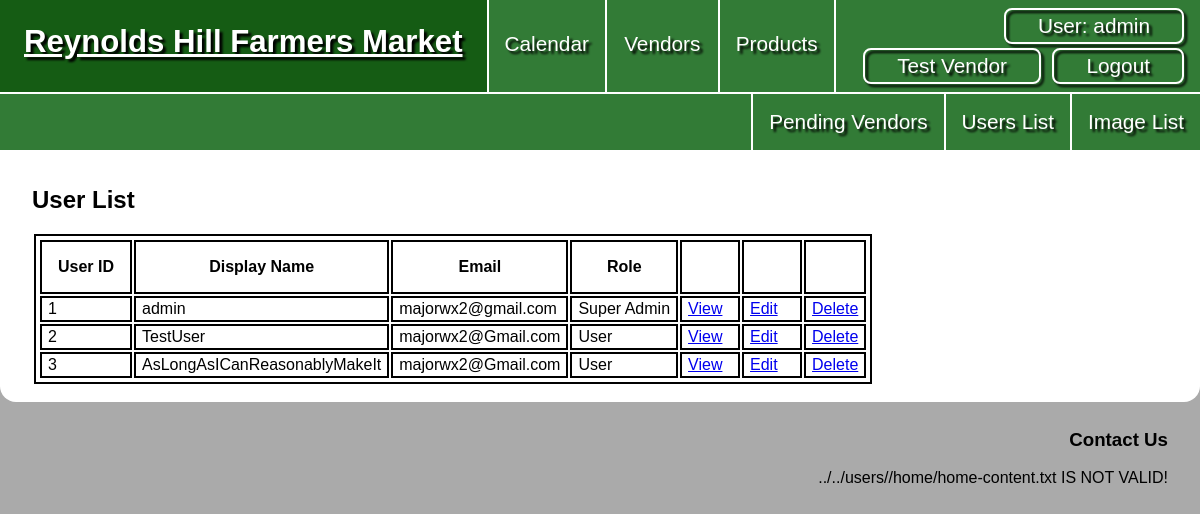
Page /users/list.php (signed in) on the earlier database version.
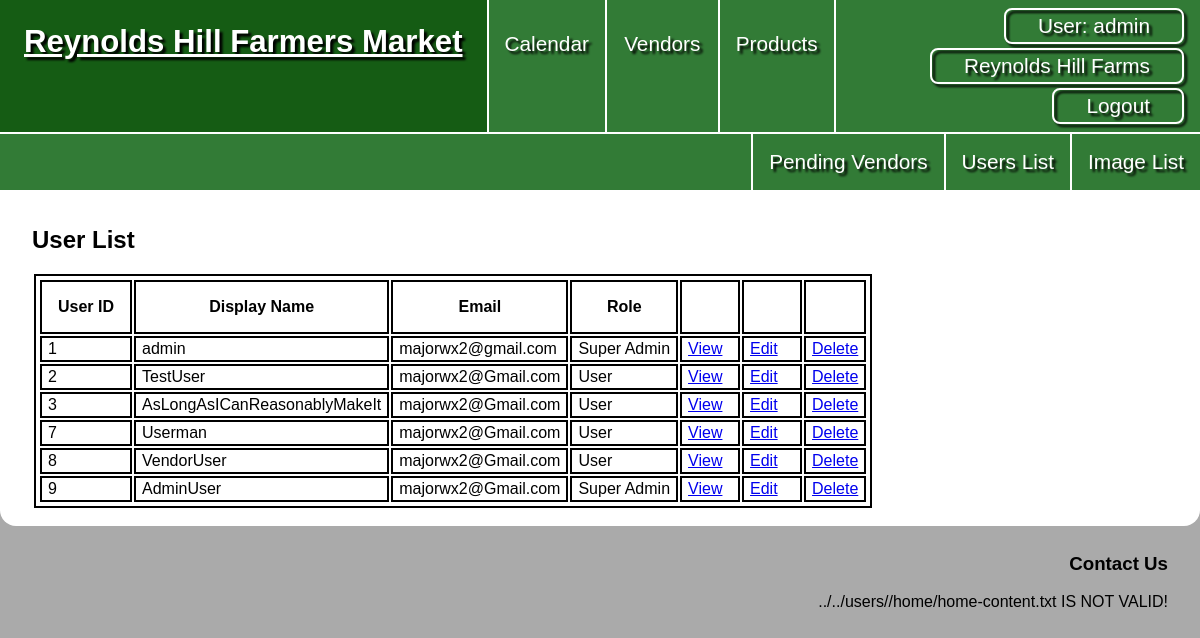
Same page on the later database version.
### tables this page shows
CREATE TABLE `users` (
  `user_id` int NOT NULL,
  `display_name` varchar(30) NOT NULL,
  `hashed_password` varchar(255) NOT NULL,
  `email` varchar(50) NOT NULL,
  `role` char(1) NOT NULL
);

### private/functions.php (called while the page is built, shortened)
<?php
function url_for($script_path) {
  return WWW_ROOT . $script_path;
}
?>

### private/initialize.php (called while the page is built, shortened)
<?php
  require_once('functions.php');
  require_once('classes/Session.class.php');
  require_once('classes/DatabaseObject.class.php');
  require_once('classes/User.class.php');
  $session = new Session;
?>

### private/classes/Session.class.php (called while the page is built, shortened)
<?php
class Session
{
  private $user_id;
  private $last_login;
  public $active_vendor_id;
  public function is_logged_in() {
    return isset($this->user_id) && $this->last_login_is_recent();
  }
  public function has_vendor() {
    return isset($this->active_vendor_id);
  }
  private function check_stored_login() {
    if (isset($_SESSION['user_id'])) {
      $this->user_id = $_SESSION['user_id'];
      $this->display_name = $_SESSION['display_name'];
      $this->last_login = $_SESSION['last_login'];
      $this->active_vendor_id = $_SESSION['active_vendor_id'];
      $this->active_vendor_name = $_SESSION['active_vendor_name'];
      $this->is_pending = $_SESSION['is_pending'];
    }
  }
  private function last_login_is_recent() {
    if (!isset($this->last_login)) {
      return false;
    } else if (($this->last_login + self::MAX_LOGIN_AGE) < time()) {
      return false;
    } else {
      return true;
    }
  }
  public function get_user_id() {
    return $this->user_id;
  }
}

### private/classes/DatabaseObject.class.php (called while the page is built, shortened)
<?php
class DatabaseObject {
  static protected $database;
  static protected $table_name = "";
  static public function set_database($database) {
    self::$database = $database;
  }
  static public function find_by_sql($sql) {
    $result = self::$database->query($sql);
    $object_array = [];
    while($record = $result->fetch_assoc()) {
      $object_array[] = static::instantiate($record);
    }
    if(count($object_array) > 0){
      return $object_array;
    } else {
      return false;
    }
  }
  static public function find_all() {
    $sql = "SELECT * FROM " . static::$table_name;
    return static::find_by_sql($sql);
  }
  static protected function instantiate($record) {
    $object = new static;
    foreach($record as $property => $value) {
      if(property_exists($object, $property)) {
        $object->$property = $value;
      }
    }
    return $object;
  }
}
?>

### private/classes/User.class.php (called while the page is built, shortened)
<?php
class User extends DatabaseObject {
  public $role;
  public function __construct($args=[]){
    $this->role = $args['role'] ?? '';
  }
  public function role_to_string() {
    switch ($this->role) {
      case 's':
        return 'Super Admin';
        break;
      case 'm':
        return 'User';
        break;
    }
  }
}
?>

### public/users/list.php (the view, shortened to what the changed rows need)
<?php require_once('../../private/initialize.php');
$users = User::find_all();
?>
<?php include(SHARED_PATH . '/public_header.php'); ?>
  <main>
    <h2>User List</h2>
      <table>
        <tr>
          <th>User ID</th>
          <th>Display Name</th>
          <th>Email</th>
          <th>Role</th>
          <th></th>
          <th></th>
          <th></th>
        </tr>
      <?php foreach($users as $user) {?>
          <tr>
            <td><?php echo $user->user_id; ?></td>
            <td><?php echo $user->display_name; ?></td>
            <td><?php echo $user->email; ?></td>
            <td><?php echo $user->role_to_string(); ?></td>
            <td><a href="<?php echo url_for('/users/show.php?id=' . $user->user_id); ?>">View</a></td>
            <td><a href="<?php echo url_for('/users/edit.php?id=' . $user->user_id); ?>">Edit</a></td>
            <td><a href="<?php echo url_for('/users/delete.php?id=' . $user->user_id); ?>">Delete</a></td>
          </tr>
      <?php } ?>
      </table>
  </main>
<?php include(SHARED_PATH . '/public_footer.php'); ?>

### private/shared/public_header.php (shortened to what the changed rows need)
<!DOCTYPE html>
<html lang="en">
<head>
  <link rel="stylesheet" href="<?php echo url_for("/css/styles.css"); ?>">
</head>
<body>
  <div id="wrapper">
    <header>
      <nav>
        <a href="<?php echo url_for('/index.php') ?>">
          <h1>Reynolds Hill Farmers Market</h1>
        </a>
        <ul>
          <?php
          if ($session->is_logged_in()) { ?>
            <li id="logged-in">
              <a href="<?php echo url_for('/users/show.php?id=' . $session->get_user_id()); ?>"><span>User: <?php echo $session->display_name; ?></span></a>
              <?php
                if($session->has_vendor() && !$session->is_pending ){
                  echo '<a href="' . url_for('/vendors/user_view.php?id=' . $session->active_vendor_id) . '">' . $session->active_vendor_name . '</a>';
                }
              ?>
              <a href="<?php echo url_for('/logout.php'); ?>">Logout</a>
            </li>
          <?php }
          else { ?>
            <li><a href="<?php echo url_for('/signup.php') ?>">Become a Vendor</a></li>
            <li><a href="<?php echo url_for('/login.php') ?>">Login</a></li>
          <?php } ?>
        </ul>
      </nav>
    </header>

Differences in the rows shown:
added users: user_id "7", display_name "Userman", email "majorwx2@Gmail.com", role "User"
added users: user_id "8", display_name "VendorUser", email "majorwx2@Gmail.com", role "User"
added users: user_id "9", display_name "AdminUser", email "majorwx2@Gmail.com", role "Super Admin"
Other differences:
$session->active_vendor_name: "Test Vendor" → "Reynolds Hill Farms"
